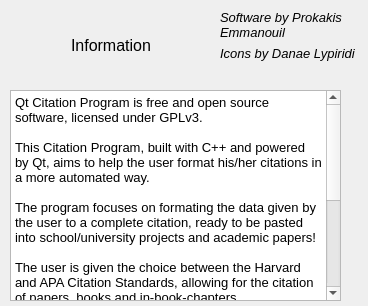
<?xml version="1.0" encoding="UTF-8"?>
<ui version="4.0">
 <class>InfoWindow</class>
 <widget class="QMainWindow" name="InfoWindow">
  <property name="geometry">
   <rect>
    <x>0</x>
    <y>0</y>
    <width>368</width>
    <height>306</height>
   </rect>
  </property>
  <property name="windowTitle">
   <string>MainWindow</string>
  </property>
  <widget class="QWidget" name="centralwidget">
   <widget class="QTextEdit" name="text">
    <property name="geometry">
     <rect>
      <x>10</x>
      <y>90</y>
      <width>331</width>
      <height>211</height>
     </rect>
    </property>
    <property name="html">
     <string>&lt;!DOCTYPE HTML PUBLIC &quot;-//W3C//DTD HTML 4.0//EN&quot; &quot;http://www.w3.org/TR/REC-html40/strict.dtd&quot;&gt;
&lt;html&gt;&lt;head&gt;&lt;meta name=&quot;qrichtext&quot; content=&quot;1&quot; /&gt;&lt;style type=&quot;text/css&quot;&gt;
p, li { white-space: pre-wrap; }
&lt;/style&gt;&lt;/head&gt;&lt;body style=&quot; font-family:'MS Shell Dlg 2'; font-size:8.25pt; font-weight:400; font-style:normal;&quot;&gt;
&lt;p style=&quot; margin-top:0px; margin-bottom:0px; margin-left:0px; margin-right:0px; -qt-block-indent:0; text-indent:0px;&quot;&gt;&lt;span style=&quot; font-size:10pt;&quot;&gt;Qt Citation Program is free and open source software, licensed under GPLv3.&lt;/span&gt;&lt;/p&gt;
&lt;p style=&quot;-qt-paragraph-type:empty; margin-top:0px; margin-bottom:0px; margin-left:0px; margin-right:0px; -qt-block-indent:0; text-indent:0px; font-size:10pt;&quot;&gt;&lt;br /&gt;&lt;/p&gt;
&lt;p style=&quot; margin-top:0px; margin-bottom:0px; margin-left:0px; margin-right:0px; -qt-block-indent:0; text-indent:0px;&quot;&gt;&lt;span style=&quot; font-size:10pt;&quot;&gt;This Citation Program, built with C++ and powered by Qt, aims to help the user format his/her citations in a more automated way. &lt;/span&gt;&lt;/p&gt;
&lt;p style=&quot;-qt-paragraph-type:empty; margin-top:0px; margin-bottom:0px; margin-left:0px; margin-right:0px; -qt-block-indent:0; text-indent:0px; font-size:10pt;&quot;&gt;&lt;br /&gt;&lt;/p&gt;
&lt;p style=&quot; margin-top:0px; margin-bottom:0px; margin-left:0px; margin-right:0px; -qt-block-indent:0; text-indent:0px;&quot;&gt;&lt;span style=&quot; font-size:10pt;&quot;&gt;The program focuses on formating the data given by the user to a complete citation, ready to be pasted into school/university projects and academic papers!&lt;/span&gt;&lt;/p&gt;
&lt;p style=&quot;-qt-paragraph-type:empty; margin-top:0px; margin-bottom:0px; margin-left:0px; margin-right:0px; -qt-block-indent:0; text-indent:0px; font-size:10pt;&quot;&gt;&lt;br /&gt;&lt;/p&gt;
&lt;p style=&quot; margin-top:0px; margin-bottom:0px; margin-left:0px; margin-right:0px; -qt-block-indent:0; text-indent:0px;&quot;&gt;&lt;span style=&quot; font-size:10pt;&quot;&gt;The user is given the choice between the Harvard and APA Citation Standards, allowing for the citation of papers, books and in-book-chapters.&lt;/span&gt;&lt;/p&gt;
&lt;p style=&quot;-qt-paragraph-type:empty; margin-top:0px; margin-bottom:0px; margin-left:0px; margin-right:0px; -qt-block-indent:0; text-indent:0px; font-size:10pt;&quot;&gt;&lt;br /&gt;&lt;/p&gt;
&lt;p style=&quot; margin-top:0px; margin-bottom:0px; margin-left:0px; margin-right:0px; -qt-block-indent:0; text-indent:0px;&quot;&gt;&lt;span style=&quot; font-size:10pt;&quot;&gt;After importing the data in the textfields of the GUI and clicking the &amp;quot;Go&amp;quot; button, the user is presented with the resulting citation. &lt;/span&gt;&lt;/p&gt;
&lt;p style=&quot;-qt-paragraph-type:empty; margin-top:0px; margin-bottom:0px; margin-left:0px; margin-right:0px; -qt-block-indent:0; text-indent:0px; font-size:10pt;&quot;&gt;&lt;br /&gt;&lt;/p&gt;
&lt;p style=&quot; margin-top:0px; margin-bottom:0px; margin-left:0px; margin-right:0px; -qt-block-indent:0; text-indent:0px;&quot;&gt;&lt;span style=&quot; font-size:10pt;&quot;&gt;By clicking the &amp;quot;Copy&amp;quot; button, the citation gets copied to the system clipboard, ready to be pasted where needed.&lt;/span&gt;&lt;/p&gt;
&lt;p style=&quot;-qt-paragraph-type:empty; margin-top:0px; margin-bottom:0px; margin-left:0px; margin-right:0px; -qt-block-indent:0; text-indent:0px; font-size:10pt;&quot;&gt;&lt;br /&gt;&lt;/p&gt;
&lt;p style=&quot; margin-top:0px; margin-bottom:0px; margin-left:0px; margin-right:0px; -qt-block-indent:0; text-indent:0px;&quot;&gt;&lt;span style=&quot; font-size:10pt;&quot;&gt;Please note that this program comes without any warranty!&lt;/span&gt;&lt;/p&gt;
&lt;p style=&quot;-qt-paragraph-type:empty; margin-top:0px; margin-bottom:0px; margin-left:0px; margin-right:0px; -qt-block-indent:0; text-indent:0px; font-size:10pt;&quot;&gt;&lt;br /&gt;&lt;/p&gt;&lt;/body&gt;&lt;/html&gt;</string>
    </property>
   </widget>
   <widget class="QWidget" name="layoutWidget">
    <property name="geometry">
     <rect>
      <x>10</x>
      <y>20</y>
      <width>141</width>
      <height>51</height>
     </rect>
    </property>
    <layout class="QHBoxLayout" name="horizontalLayout">
     <item>
      <widget class="QLabel" name="label_icon">
       <property name="text">
        <string/>
       </property>
      </widget>
     </item>
     <item>
      <widget class="QLabel" name="label">
       <property name="font">
        <font>
         <pointsize>12</pointsize>
        </font>
       </property>
       <property name="text">
        <string>Information</string>
       </property>
      </widget>
     </item>
    </layout>
   </widget>
   <widget class="QWidget" name="layoutWidget">
    <property name="geometry">
     <rect>
      <x>220</x>
      <y>10</y>
      <width>138</width>
      <height>51</height>
     </rect>
    </property>
    <layout class="QVBoxLayout" name="verticalLayout">
     <item>
      <widget class="QLabel" name="label_2">
       <property name="font">
        <font>
         <family>MS Sans Serif</family>
         <pointsize>10</pointsize>
         <italic>true</italic>
        </font>
       </property>
       <property name="text">
        <string>Software by Prokakis Emmanouil</string>
       </property>
       <property name="wordWrap">
        <bool>true</bool>
       </property>
      </widget>
     </item>
     <item>
      <widget class="QLabel" name="label_3">
       <property name="font">
        <font>
         <family>MS Sans Serif</family>
         <pointsize>10</pointsize>
         <italic>true</italic>
        </font>
       </property>
       <property name="text">
        <string>Icons by Danae Lypiridi</string>
       </property>
       <property name="wordWrap">
        <bool>true</bool>
       </property>
      </widget>
     </item>
    </layout>
   </widget>
  </widget>
 </widget>
 <resources/>
 <connections/>
</ui>
